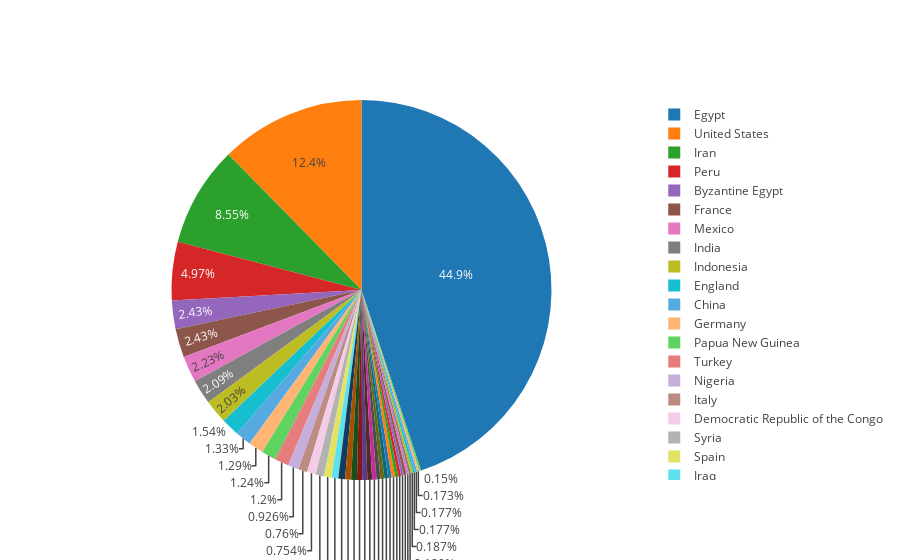

The code cell stored with this chart in its notebook:
### Code cell
plt.figure(figsize=(80,80))
temp = sCountry[sCountry['Count']>=100]
init_notebook_mode(connected=True)
labels=temp['Country']
values=temp['Count']
trace=go.Pie(labels=labels,values=values)

iplot([trace])

### Figure 1 — Plotly figure (JSON) as saved in the notebook; plotly's stock layout.template omitted (floating-point values rounded to 4 significant figures)
{"data": [{"labels": ["Egypt", "United States", "Iran", "Peru", "Byzantine Egypt", "France", "Mexico", "India", "Indonesia", "England", "China", "Germany", "Papua New Guinea", "Turkey", "Nigeria", "Italy", "Democratic Republic of the Congo", "Syria", "Spain", "Iraq", "Canada", "Mali", "Colombia", "Côte d'Ivoire", "Egypt or Syria", "America", "Cameroon", "Japan", "Iran|Iran", "United States|United States", "United Kingdom", "Costa Rica", "present-day France", "Morocco", "Ghana", "Bolivia", "Northern France", "Ecuador", "United States|England", "Saudi Arabia", "Austria", "Republic of Benin", "Panama"], "type": "pie", "values": [30914, 8501, 5886, 3422, 1673, 1670, 1537, 1440, 1394, 1059, 918, 888, 851, 826, 637, 523, 519, 480, 441, 397, 391, 353, 336, 302, 300, 278, 250, 238, 221, 220, 207, 203, 178, 167, 165, 162, 137, 130, 129, 122, 122, 119, 103]}], "layout": {}}
